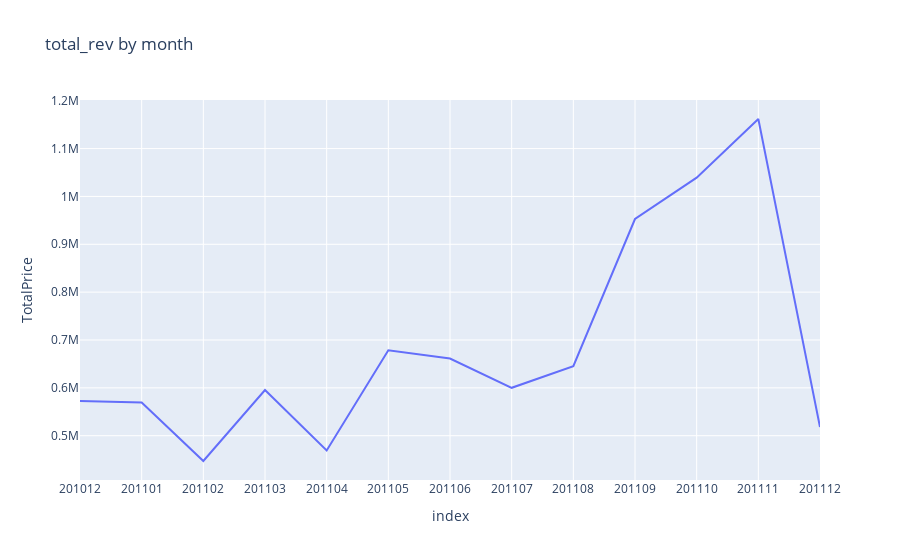

Notebook code for this chart:
### Code cell
# 월별 매출에 대한 그래프를 그려보면 다음과 같다.
px.line(rev_month,
        title = 'total_rev by month',
        y = 'TotalPrice')

### Figure 1 — Plotly figure (JSON) as saved in the notebook; plotly's stock layout.template omitted (floating-point values rounded to 4 significant figures)
{"data": [{"hovertemplate": "index=%{x}<br>TotalPrice=%{y}<extra></extra>", "legendgroup": "", "line": {"color": "#636efa", "dash": "solid"}, "marker": {"symbol": "circle"}, "mode": "lines", "name": "", "orientation": "v", "showlegend": false, "type": "scatter", "x": ["201012", "201101", "201102", "201103", "201104", "201105", "201106", "201107", "201108", "201109", "201110", "201111", "201112"], "xaxis": "x", "y": [572700.0, 569400.0, 447100.0, 595500.0, 469200.0, 678600.0, 661200.0, 600100.0, 645300.0, 952800.0, 1039000.0, 1162000.0, 518200.0], "yaxis": "y"}], "layout": {"legend": {"tracegroupgap": 0}, "title": {"text": "total_rev by month"}, "xaxis": {"anchor": "y", "domain": [0, 1], "title": {"text": "index"}}, "yaxis": {"anchor": "x", "domain": [0, 1], "title": {"text": "TotalPrice"}}}}
